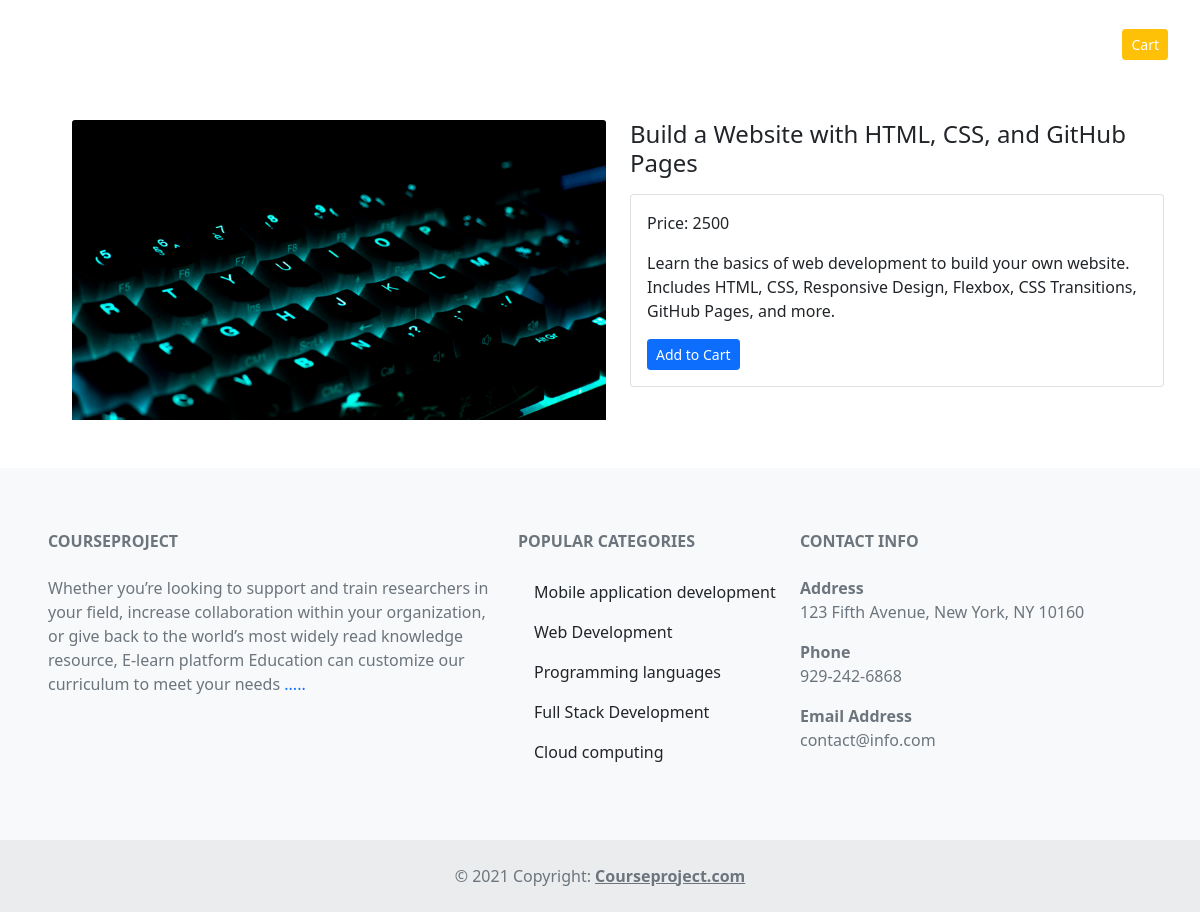
Screenshot of /category/web-development/Web_courses/ with the database file from the repository.
### store/models.py (models this page shows, shortened)
class Course(models.Model):
    course_name = models.CharField(max_length=100)
    slug = models.SlugField(max_length=100, unique=True)
    course_img = models.ImageField(upload_to='uploadpics')
    category = models.ForeignKey(Category, on_delete=models.CASCADE)
    desc = models.TextField(max_length=300, blank=True)
    price = models.IntegerField()
    stock = models.IntegerField()
    is_available = models.BooleanField(default=True)
    created_date = models.DateField(auto_now_add=True)
    modified_date = models.DateField(auto_now=True)

### category/models.py (models this page shows, shortened)
class Category(models.Model):
    category_name = models.CharField(max_length=100, unique=True)
    category_img = models.ImageField(upload_to='pics', null=True, blank=True)  # Allow nulls
    slug = models.SlugField(max_length=100, unique=True)
    desc = models.TextField(max_length=500, blank=True)
    class Meta:
        verbose_name = 'category'
        verbose_name_plural = 'categories'

### store/views.py (the view)
# urls.py: path('category/<slug:category_slug>/<slug:course_slug>/', views.course_details, name='course_details'),
def course_details(request,category_slug,course_slug):
    category = get_object_or_404(Category, slug=category_slug)
    course = get_object_or_404(Course, category=category, slug=course_slug)
    context ={
        'course' : course
    }
    return render(request,'course_details.html',context)

### category/context_processors.py (called while the page is built)
def category_links(request):
    links = Category.objects.all()
    return {
        'links': links,
    }

### templates/course_details.html
{% extends "base.html" %}
{% load static %}
{% block content %}
<div class="container m-5">
    <div class="row row-cols-1 row-cols-md-2 g-4">
        <div class="col-md-6">
            <img src="{{ course.course_img.url }}" class="card-img-top" alt="{{ course.course_name }}" height="auto" style="object-fit: cover;" />
        </div>
        <div class="col-md-6">
            <h4>{{ course.course_name }}</h4>
            <div class="card mt-3">
                <div class="card-body">
                    <p>Price: {{ course.price }}</p>
                    <p>{{ course.desc }}</p>
                    <a href="{% url 'add_to_cart' category_slug=course.category.slug course_slug=course.slug %}" class="btn btn-primary btn-sm">Add to Cart</a>
                </div>
            </div>
        </div>
    </div>
</div>
{% endblock %}

### templates/base.html (shortened to what this page needs)
{% load static %}
<!doctype html>
<html lang="en">
  <head>
    <link rel="stylesheet" href="https://unpkg.com/bootstrap@5.3.2/dist/css/bootstrap.min.css" />
    <link href="https://cdn.jsdelivr.net/npm/bootstrap@5.0.2/dist/css/bootstrap.min.css" rel="stylesheet">
    <link rel="stylesheet" href="{% static 'css/style.css' %}">
    <link rel="stylesheet" href="https://cdnjs.cloudflare.com/ajax/libs/font-awesome/6.5.2/css/all.min.css" />
  </head>
  <body>
    <section class="px-2" style="background-image: url('{% static 'images/bg2.jpg' %}'); background-repeat: no-repeat; background-size: cover; height: auto;">
      <div class="">
        <nav class="navbar navbar-expand-lg mt-0" id="navbar">
          <div class="container-fluid">
            <div class="px-3 ">
              <a class="navbar-brand text-white" href="{% url 'home' %}">E-Learning Platform</a>
            </div>
            <div class="collapse navbar-collapse mt-3" id="navbarNav">
              <ul class="navbar-nav mx-auto">
                <li class="nav-item">
                  <a class="nav-link text-white p-2" aria-current="page" href="{% url 'home' %}">Home</a>
                </li>
                <li class="nav-item">
                  <a class="nav-link text-white p-2" href="{% url 'allcourse' %}">Courses</a>
                </li>
                <li class="nav-item">
                  <a class="nav-link text-white p-2" href="{% url 'store' %}">Store</a>
                </li>
                <li class="nav-item dropdown">
                  <a class="nav-link dropdown-toggle text-white p-2" href="#" id="navbarDropdown" role="button" data-bs-toggle="dropdown" aria-expanded="false">
                  </a>
                </li>
                <li class="nav-item">
                  <a class="nav-link text-white p-2" href="{% url 'about' %}">About</a>
                </li>
                <li class="nav-item">
                  <a class="nav-link text-white p-2" href="{% url 'contact' %}">Contact</a>
                </li>
                {% if user.is_authenticated  %}
                <li class="nav-item ">
                  <a class="nav-link  text-warning"  href="{% url 'myprofile' %}">My profile</a>
                </li>
                <li class="nav-item ">
                  <p class="text-white p-2">hi, {{user.username}}</p>
                </li>
                <li class="nav-item">
                  <a class="nav-link text-white "  href="{% url 'logout' %}">logout</a>
                </li>
                {% else %}
                <li class="nav-item">
                  <a class="nav-link text-white p-2" href="{% url 'login' %}">Login</a>
                </li>
                {% endif %}
              </ul>
              <ul class="navbar-nav ">
                <li class="nav-item ms-end">
                  <a href="{% url 'cart' %}" class="btn btn-sm text-white btn-warning ">Cart</a>
                </li>
              </ul>
            </div>
          </div>
        </nav>
      </div>
    </section>
    {% block content %}{% endblock %}
     <footer class="text-start  bg-body-tertiary text-muted">
      <section class="pt-3">
        <div class=" text-center text-md-start m-5">
          <div class="row mt-3 ">
            <div class="col-md-5  mx-auto mb-4">
              <h6 class="text-uppercase fw-bold mb-4">
              CourseProject
              </h6>
              <p>
                Whether you’re looking to support and train researchers in your field, increase collaboration within your organization,
                 or give back to the world’s most widely read knowledge resource,
                 E-learn platform Education can customize our curriculum to meet your needs <a href="#" class="text-decoration-none">.....</a>
              </p>
            </div>
            <div class="col-md-3 mx-auto mb-4 ">
              <h6 class="text-uppercase fw-bold mb-4 ">Popular Categories</h6>
              {%for category in links %}
               <a class="dropdown-item mt-2" href="{% url 'product_name' category_slug=category.slug %}">{{category.category_name}}</a>
              {% endfor %}
            </div>
            <div class="col-md-4  mx-auto mb-md-0 mb-4 text-start">
              <h6 class="text-uppercase fw-bold mb-4">Contact Info</h6>
              <span class="fw-bold">Address</span>
              <p> 123 Fifth Avenue, New York, NY 10160</p>
              <span class="fw-bold">Phone</span>
              <p>929-242-6868</p>
              <span class="fw-bold">Email Address</span>
              <p> contact@info.com</p>
            </div>
          </div>
        </div>
      </section>
      <div class="text-center p-4" style="background-color: rgba(0, 0, 0, 0.05);">
        © 2021 Copyright:
        <a class="text-reset fw-bold" href="#">Courseproject.com</a>
      </div>
    </footer>
  </body>
</html>

### rows the page displays
Course: course_img (picture), course_name "Build a Website with HTML, CSS, and GitHub Pages", price "2500", desc "Learn the basics of web development to build your own website. Includes HTML, CSS, Responsive Design, Flexbox, CSS Transitions, GitHub Pages, and more."
Category: category_name "Mobile application development"
Category: category_name "Web Development"
Category: category_name "Programming languages"
Category: category_name "Full Stack Development"
Category: category_name "Cloud computing"
